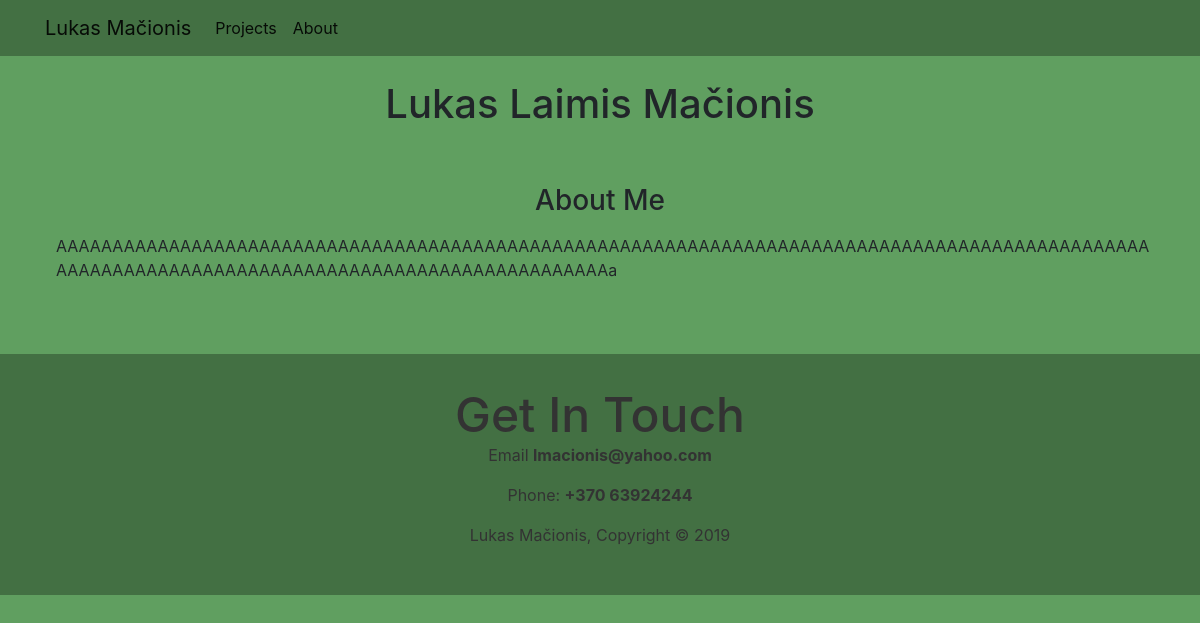
The app's page /projects/about_index/ with its own data.
### projects/models.py (models this page shows)
class About(models.Model):
    title = models.CharField(max_length=100)
    description = models.TextField()

### projects/views.py (the view)
# urls.py: path("about_index/", views.about_index, name="about_index"),
def about_index(request):       # creates a response to html files
    about = About.objects.get()
    context = {"about": about}
    return render(request, "about_index.html", context)

### projects/templates/about_index.html (shortened to what this page needs)
{% extends "base.html" %}
{% load static %}
{% block page_content %}
<html lang="en">
  <head>
    </head>
    <body>
        <h1 class="my-4">Lukas Laimis Mačionis</h1>
  <div class="row">
    <div class="col">
        <div>
            <img class="img-fluid" src="{% static 'img/project1.png' %}" alt="" align="left">
        </div>
        <div>
            <h3 class="my-3">{{ about.title }}</h3>
            <p class="description">{{ about.description }}</p>
        </div>
    </div>
  </div>
</body>
{% endblock %}

### projects/templates/base.html (style rules this page uses)
body { background: #609f60; }

### projects/templates/about_index.html (style rules this page uses)
.my-4 { text-align: center; }
.img-fluid { width: 100%; padding-bottom: 10px; }
.col { display: block; padding: 1rem; word-break: break-all }
.my-3 { text-align: center; }
@media (min-width: 48em) { .img-fluid { width: 40%; padding-right: 20px; } }
@media (min-width: 48em) { .description { padding-left: 10px; } }

### records on screen
About: title "About Me", description "AAAAAAAAAAAAAAAAAAAAAAAAAAAAAAAAAAAAAAAAAAAAAAAAAAAAAAAAAAAAAAAAAAAAAAAAAAAAAAAAAAAAAAAAAAAAAAAAAAAAAAAAAAAAAAAAAAAAAAAAAAAAAAAAAAAAAAAAAAAAAAAAAAa"
